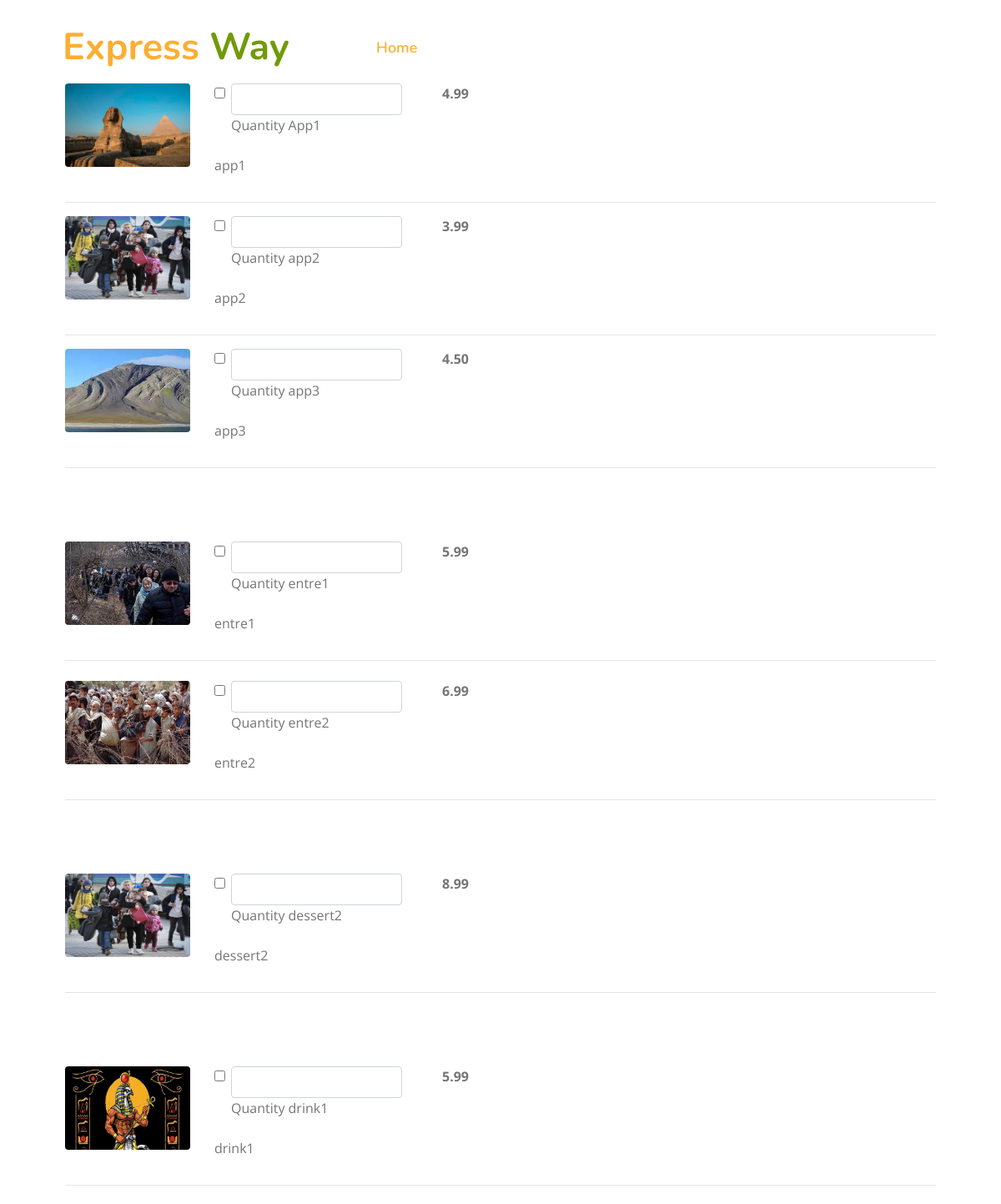
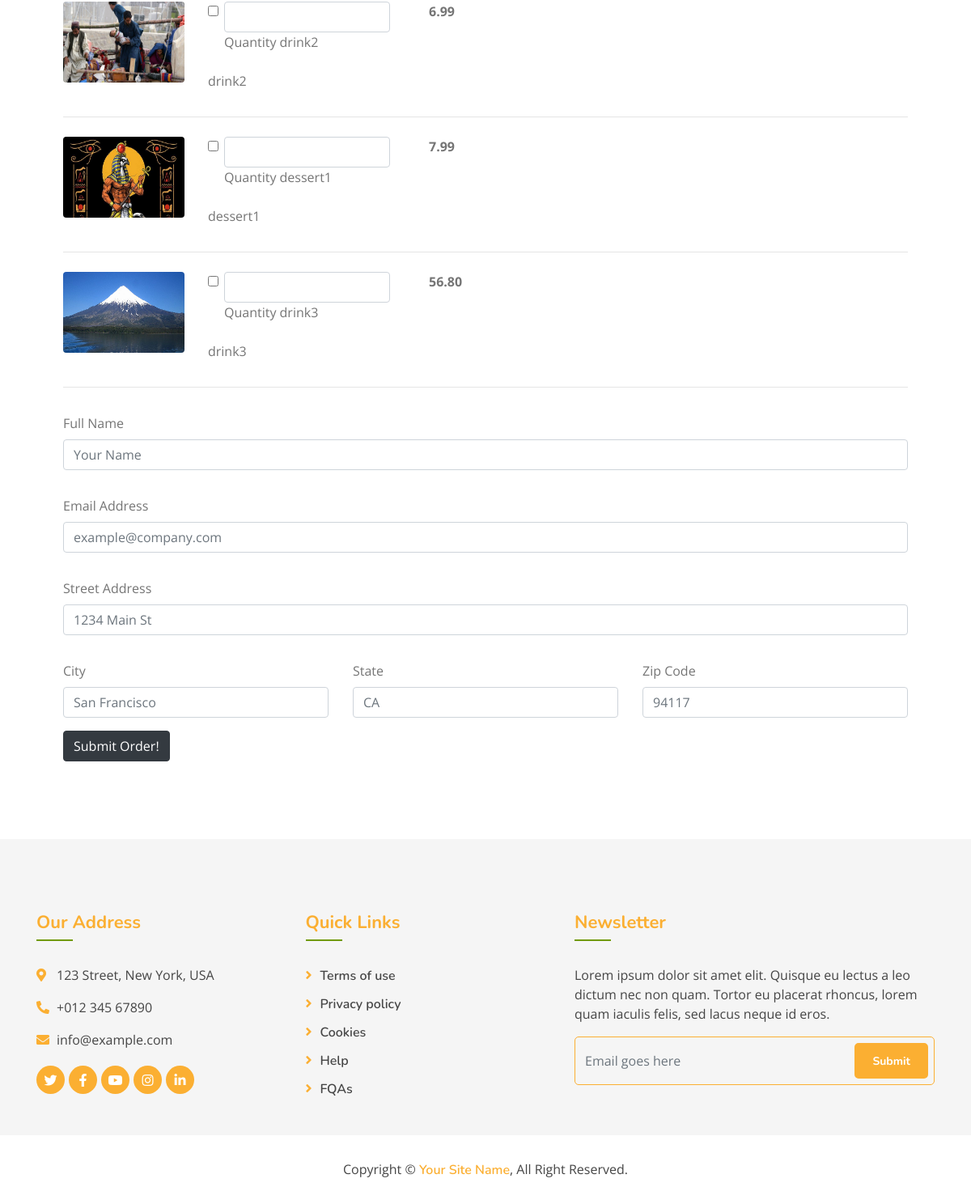
/order/ (signed in), run on the app's committed database (2 pictures, top to bottom).
### myapp/models.py (models this page shows, shortened)
class MenuItem(models.Model):
    name=models.CharField(max_length=100)
    description=models.TextField()
    image=models.ImageField(upload_to='menu_images/')
    price=models.DecimalField(max_digits=5,decimal_places=2)
    category=models.ManyToManyField('Category',related_name='item')

### myapp/views.py (the view, shortened to what this page needs)
# urls.py: path('order/', Order, name='order'),
@login_required
def Order(request):
    appetizers=MenuItem.objects.filter(category__name__contains='Appetizer')
    entres=MenuItem.objects.filter(category__name__contains='Entre')
    desserts=MenuItem.objects.filter(category__name__contains='Dessert')
    drinks=MenuItem.objects.filter(category__name__contains='Drink')
    context={
    'appetizers':appetizers,
    'entres':entres,
    'desserts':desserts,
    'drinks':drinks,
    }
    return render(request,'order.html',context)

### templates/order.html (shortened to what this page needs)
{% extends 'base.html' %}
{% block content %}
<div class="container mb-5">
    <div class="row justify-content-center mt-1">
        <div class="col-md-12 col-sm-12 p-5">
            <form method="POST">
                <div class="pt-5">
                    {% for app in appetizers %}
                    <div class="row">
                        <div class="col-md-2 col-sm-12">
                            <img class="rounded" src="{{ app.image.url }}" width="150" height="100"/>
                        </div>
                        <div class="col-md-8 col-sm-12">
                            <div class="d-flex flex-row">
                                <div class="form-group form-check">
                                    <input type="checkbox" name="items[]" class="form-check-input" value="{{ app.pk }}">
                                        <input type="number" name="sel[]" class="form-control" />
                                        <label class="form-label" for="sel[]">Quantity</label>
                                    <label class="form-check-label">{{ app.name }}</label>
                                </div>
                                <p class="font-weight-bold pl-5">{{ app.price }}</p>
                            </div>
                            <p>{{ app.description }}</p>
                        </div>
                    </div>
                    <hr />
                {% endfor %}
                </div>
                <div class="pt-5">
                    {% for entre in entres %}
                    <div class="row mt-4">
                        <div class="col-md-2 col-sm-12">
                            <img class="rounded" src="{{ entre.image.url }}" width="150" height="100"/>
                        </div>
                        <div class="col-md-8 col-sm-12">
                            <div class="d-flex flex-row">
                                <div class="form-group form-check">
                                    <input type="checkbox" name="items[]" class="form-check-input" value="{{ entre.pk }} " >
                                        <input type="number" name="sel[]" class="form-control" />
                                        <label class="form-label" for="sel[]">Quantity</label>
                                    <label class="form-check-label">{{ entre.name }}</label>
                                </div>
                                <p class="font-weight-bold pl-5">{{ entre.price }}</p>
                            </div>
                            <p>{{ entre.description }}</p>
                        </div>
                    </div>
                    <hr />
                    {% endfor %}
                </div>
                <div class="pt-5">
                    {% for dessert in desserts %}
                    <div class="row mt-4">
                        <div class="col-md-2 col-sm-12">
                            <img class="rounded" src="{{ dessert.image.url }}" width="150" height="100"/>
                        </div>
                        <div class="col-md-8 col-sm-12">
                            <div class="d-flex flex-row">
                                <div class="form-group form-check">
                                    <input type="checkbox" name="items[]" class="form-check-input" value="{{ dessert.pk }}">
                                        <input type="number" name="sel[]" class="form-control"  />
                                        <label class="form-label" for="sel[]">Quantity</label>
                                    <label class="form-check-label">{{ dessert.name }}</label>
                                </div>
                                <p class="font-weight-bold pl-5">{{ dessert.price }}</p>
                            </div>
                            <p>{{ dessert.description }}</p>
                        </div>
                    </div>
                    <hr />
                    {% endfor %}
                </div>
                <div class="pt-5">
                    {% for drink in drinks %}
                    <div class="row mt-4">
                        <div class="col-md-2 col-sm-12">
                            <img class="rounded" src="{{ drink.image.url }}" width="150" height="100"/>
                        </div>
                        <div class="col-md-8 col-sm-12">
                            <div class="d-flex flex-row">
                                <div class="form-group form-check">
                                    <input type="checkbox" name="items[]" class="form-check-input" value="{{ drink.pk }}">
                                        <input type="number" name="sel[]" class="form-control"  />
                                        <label class="form-label" for="sel[]">Quantity</label>
                                    <label class="form-check-label">{{ drink.name }}</label>
                                </div>
                                <p class="font-weight-bold pl-5">{{ drink.price }}</p>
                            </div>
                            <p>{{ drink.description }}</p>
                        </div>
                    </div>
                    <hr />
                    {% endfor %}
                </div>
                <div class="form-group pt-3">
                    <label for="name">Full Name</label>
                    <input required class="form-control" type="text" placeholder="Your Name" name="name" />
                </div>
                <div class="form-group pt-3">
                    <label for="name">Email Address</label>
                    <input required class="form-control" type="text" placeholder="example@company.com" name="email" />
                </div>
                <div class="form-group pt-3">
                    <label for="name">Street Address</label>
                    <input required class="form-control" type="text" placeholder="1234 Main St" name="street" />
                </div>
                <div class="row">
                    <div class="col-md-4 col-sm-12">
                        <div class="form-group pt-3">
                            <label for="name">City</label>
                            <input required class="form-control" type="text" placeholder="San Francisco" name="city" />
                        </div>
                    </div>
                    <div class="col-md-4 col-sm-12">
                        <div class="form-group pt-3">
                            <label for="name">State</label>
                            <input required class="form-control" type="text" placeholder="CA" name="state" />
                        </div>
                    </div>
                    <div class="col-md-4 col-sm-12">
                        <div class="form-group pt-3">
                            <label for="name">Zip Code</label>
                            <input required class="form-control" type="text" placeholder="94117" name="zip" />
                        </div>
                    </div>
                </div>
                <button type="button" class="btn btn-dark" data-toggle="modal" data-target="#submitModal">
                  Submit Order!
                </button>
            </form>
        </div>
    </div>
</div>
{% endblock content %}

### templates/base.html (shortened to what this page needs)
<!DOCTYPE html>
{% load static %}
<html lang="en">
    <head>
        <link href="https://stackpath.bootstrapcdn.com/bootstrap/4.4.1/css/bootstrap.min.css" rel="stylesheet">
        <link href="https://cdnjs.cloudflare.com/ajax/libs/font-awesome/5.10.0/css/all.min.css" rel="stylesheet">
        <link href="/static/lib/animate/animate.min.css" rel="stylesheet">
        <link href="/static/lib/owlcarousel/assets/owl.carousel.min.css" rel="stylesheet">
        <link href="/static/lib/flaticon/font/flaticon.css" rel="stylesheet">
        <link href="/static/lib/tempusdominus/css/tempusdominus-bootstrap-4.min.css" rel="stylesheet" />
        <link href="/static/css/style.css" rel="stylesheet">
    </head>
    <body>
        <div class="navbar navbar-expand-lg bg-light navbar-light">
            <div class="container-fluid">
                <a href="index.html" class="navbar-brand">Express <span>Way</span></a>
                <div class="collapse navbar-collapse justify-content-between" id="navbarCollapse">
                    <div class="navbar-nav ml-auto">
                        <a href="{% url 'index' %}" class="nav-item nav-link active">Home</a>
                        <a href="{% url 'about' %}" class="nav-item nav-link">About</a>
                        <a href="feature.html" class="nav-item nav-link">Feature</a>
                        <a href="team.html" class="nav-item nav-link">Chef</a>
                        <a href="menu.html" class="nav-item nav-link">Menu</a>
                        <a href="booking.html" class="nav-item nav-link">Booking</a>
                        <a href="/signout" class="nav-item nav-link">Log out</a>
                        <div class="nav-item dropdown">
                            <a href="#" class="nav-link dropdown-toggle" data-toggle="dropdown">Pages</a>
                        </div>
                        <a href="{% url 'contact' %}" class="nav-item nav-link">Contact</a>
                    </div>
                </div>
            </div>
        </div>
        {% block content %}
        {% endblock %}
         <div class="footer">
            <div class="container">
                <div class="row">
                    <div class="col-lg-7">
                        <div class="row">
                            <div class="col-md-6">
                                <div class="footer-contact">
                                    <h2>Our Address</h2>
                                    <p><i class="fa fa-map-marker-alt"></i>123 Street, New York, USA</p>
                                    <p><i class="fa fa-phone-alt"></i>+012 345 67890</p>
                                    <p><i class="fa fa-envelope"></i>info@example.com</p>
                                    <div class="footer-social">
                                        <a href=""><i class="fab fa-twitter"></i></a>
                                        <a href=""><i class="fab fa-facebook-f"></i></a>
                                        <a href=""><i class="fab fa-youtube"></i></a>
                                        <a href=""><i class="fab fa-instagram"></i></a>
                                        <a href=""><i class="fab fa-linkedin-in"></i></a>
                                    </div>
                                </div>
                            </div>
                            <div class="col-md-6">
                                <div class="footer-link">
                                    <h2>Quick Links</h2>
                                    <a href="">Terms of use</a>
                                    <a href="">Privacy policy</a>
                                    <a href="">Cookies</a>
                                    <a href="">Help</a>
                                    <a href="">FQAs</a>
                                </div>
                            </div>
                        </div>
                    </div>
                    <div class="col-lg-5">
                        <div class="footer-newsletter">
                            <h2>Newsletter</h2>
                            <p>
                                Lorem ipsum dolor sit amet elit. Quisque eu lectus a leo dictum nec non quam. Tortor eu placerat rhoncus, lorem quam iaculis felis, sed lacus neque id eros.
                            </p>
                            <div class="form">
                                <input class="form-control" placeholder="Email goes here">
                                <button class="btn custom-btn">Submit</button>
                            </div>
                        </div>
                    </div>
                </div>
            </div>
            <div class="copyright">
                <div class="container">
                    <p>Copyright &copy; <a href="#">Your Site Name</a>, All Right Reserved.</p>
                </div>
            </div>
        </div>
    </body>
</html>

### static/css/style.css (style rules this page uses)
body { color: #757575; background: #ffffff; font-family: 'open sans', sans-serif; }
h1, h2, h3, h4, h5, h6 { color: #454545; font-family: 'Nunito', sans-serif; }
a { font-family: 'Nunito', sans-serif; font-weight: 600; color: #fbaf32; transition: .3s; }
.btn.custom-btn { padding: 12px 25px; font-family: 'Nunito', sans-serif; font-size: 16px; font-weight: 600; color: #ffffff; background: #fbaf32; border: 2px solid #fbaf32; border-radius: 5px; transition: .5s; }
.container-fluid { max-width: 1366px; }
.navbar { position: relative; transition: .5s; z-index: 999; }
.navbar .navbar-brand { margin: 0; color: #fbaf32; font-size: 45px; line-height: 0px; font-weight: 700; font-family: 'Nunito', sans-serif; transition: .5s; }
.navbar .navbar-brand span { color: #719a0a; }
@media (min-width: 992px) { .navbar { position: absolute; width: 100%; padding: 30px 60px; background: transparent !important; z-index: 9; } }
@media (min-width: 992px) { .navbar .navbar-brand { color: #fbaf32; } }
@media (min-width: 992px) { .navbar-light .navbar-nav .nav-link, .navbar-light .navbar-nav .nav-link:focus { padding: 10px 10px 8px 10px; font-family: 'Nunito', sans-serif; color: #ffffff; font-size: 18px; font-weight: 600; } }
@media (min-width: 992px) { .navbar-light .navbar-nav .nav-link:hover, .navbar-light .navbar-nav .nav-link.active { color: #fbaf32; } }
.footer { position: relative; margin-top: 45px; padding-top: 90px; background: rgba(0, 0, 0, .04); }
.footer .footer-contact, .footer .footer-link, .footer .footer-newsletter { position: relative; margin-bottom: 45px; color: #454545; }
.footer .footer-contact h2, .footer .footer-link h2, .footer .footer-newsletter h2 { position: relative; margin-bottom: 30px; padding-bottom: 10px; font-size: 22px; font-weight: 700; color: #fbaf32; }
.footer .footer-contact h2::after, .footer .footer-link h2::after, .footer .footer-newsletter h2::after { position: absolute; content: ""; width: 45px; height: 2px; bottom: 0; left: 0; background: #719a0a; }
.footer .footer-link a { display: block; margin-bottom: 10px; color: #454545; transition: .3s; }
.footer .footer-link a::before { position: relative; content: "\f105"; font-family: "Font Awesome 5 Free"; font-weight: 900; margin-right: 10px; color: #fbaf32; }
.footer .footer-contact p i { width: 25px; color: #fbaf32; }
.footer .footer-social { position: relative; margin-top: 20px; display: flex; }
.footer .footer-social a { display: inline-block; margin-right: 5px; width: 35px; height: 35px; display: flex; align-items: center; justify-content: center; background: #fbaf32; border-radius: 35px; font-size: 16px; color: #ffffff; }
.footer .footer-social a:last-child { margin: 0; }
.footer .footer-newsletter .form { position: relative; width: 100%; }
.footer .footer-newsletter input { height: 60px; background: transparent; border: 1px solid #fbaf32; border-radius: 5px; }
.footer .footer-newsletter .btn { position: absolute; top: 8px; right: 8px; height: 44px; padding: 8px 20px; font-size: 14px; font-weight: 700; }
.footer .copyright { position: relative; width: 100%; padding: 30px 0; text-align: center; background: #ffffff; }
.footer .copyright p { margin: 0; display: inline-block; color: #454545; }
.footer .copyright p a { color: #fbaf32; }

### data on the page
MenuItem: image (picture), name "App1", price "4.99", description "app1"
MenuItem: image (picture), name "app2", price "3.99", description "app2"
MenuItem: image (picture), name "app3", price "4.50", description "app3"
MenuItem: image (picture), name "entre1", price "5.99", description "entre1"
MenuItem: image (picture), name "entre2", price "6.99", description "entre2"
MenuItem: image (picture), name "dessert2", price "8.99", description "dessert2"
MenuItem: image (picture), name "drink1", price "5.99", description "drink1"
MenuItem: image (picture), name "drink2", price "6.99", description "drink2"
MenuItem: image (picture), name "dessert1", price "7.99", description "dessert1"
MenuItem: image (picture), name "drink3", price "56.80", description "drink3"
